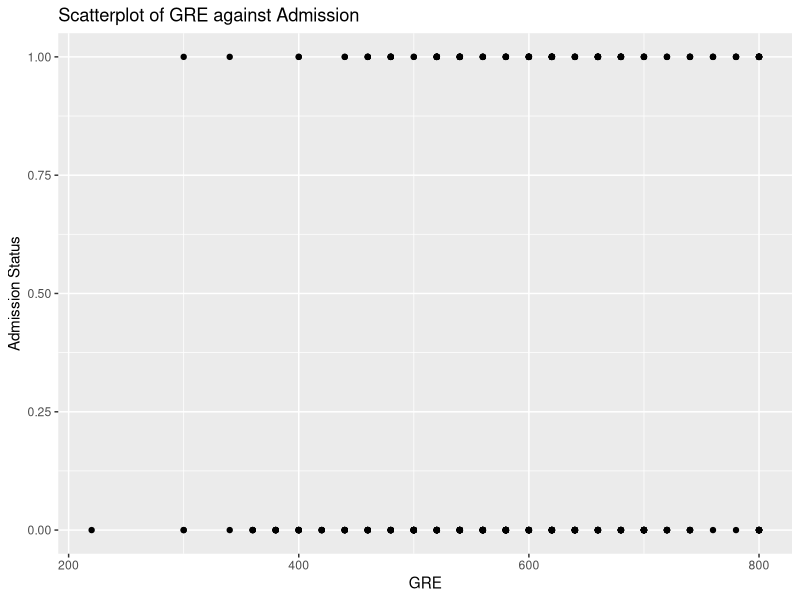
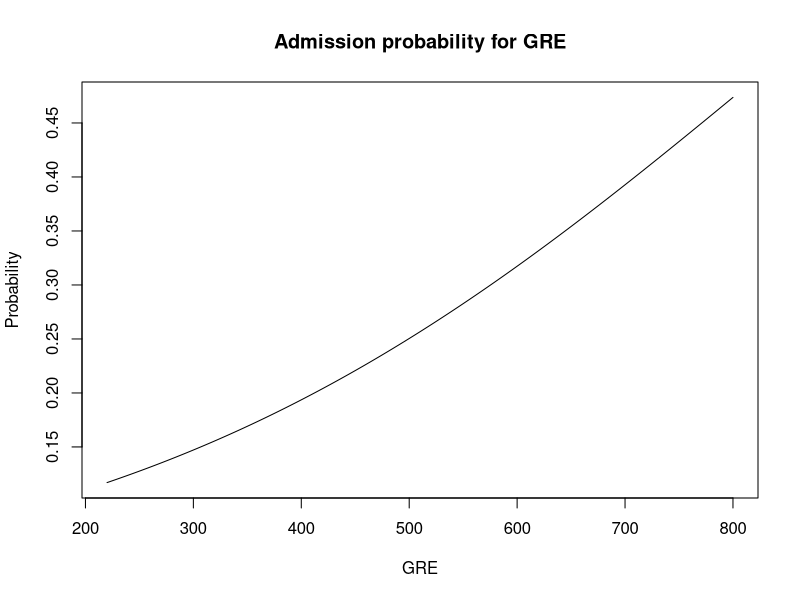
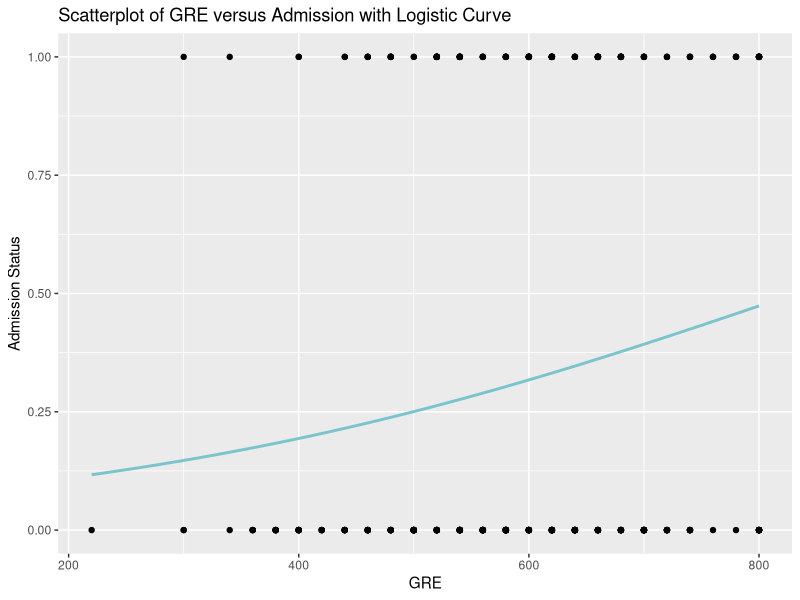
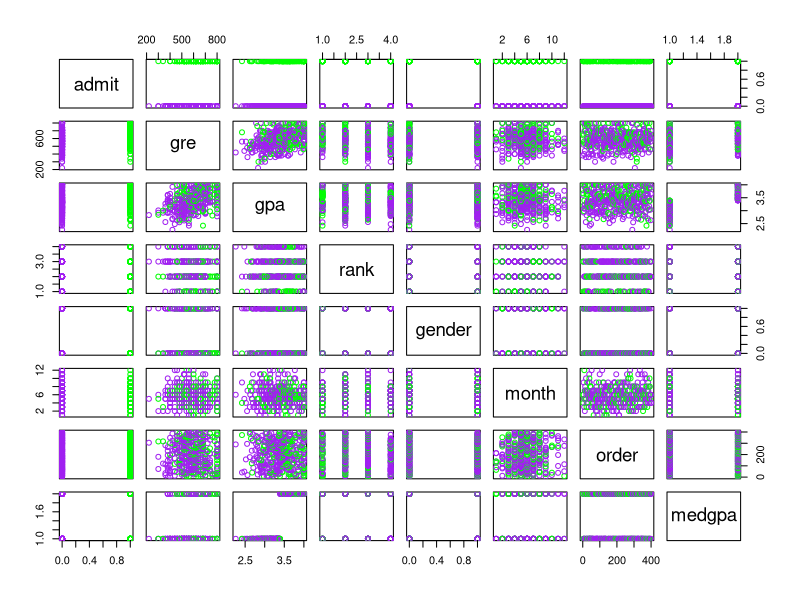

Generate these figures, in order, with R:
## ---- chunk 1
knitr::opts_chunk$set(echo = TRUE)
library(readxl)
library(lmtest)
library(ggplot2)
## ---- chunk 2
#install.packages("ggplot2")
#install.packages("readxl")
#install.packages("lmtest")
library(readxl)
library(lmtest)
library(ggplot2)
## ---- chunk 3
data <- read_excel("./assignment_data/A3_LR.xlsx")
## ---- chunk 4
ggplot(data, aes(x = gre, y = admit)) +
  geom_point() +
  labs(title = "Scatterplot of GRE against Admission",
       x = "GRE",
       y = "Admission Status")
#Sample size
n<-nrow(data)
logistic_model <- lm(admit ~ gre, data = data)
## ---- chunk 5
cat("We think that there is no visible relationship between the variables. An alternative way would be 
to do an histogram, or other plots and using linear models between both variables")
cat("Sample size is", n)

## ---- chunk 6
logistic_model <- glm(admit ~ gre, data = data, family = binomial(link= "logit"))
co<-coef(logistic_model)
## ---- chunk 7
cat("The summary of the logistic regression is")
print(summary(logistic_model))

cat("The estimated logit")
cat(exp(co[2]),"gle")
## ---- chunk 8

ratio<-exp(coef(logistic_model))
#possibles values for gre
gre_val<- data.frame(gre=seq(max(data$gre), min(data$gre)))
gre_val$prob<-predict(logistic_model, newdata = gre_val, type = "response")
plot(gre_val, type="l", main="Admission probability for GRE", xlab="GRE", ylab="Probability")
## ---- chunk 9
#cat("Gre affects the response variable in that for each", ratio[2], "the probability of acceptance increases by",(coef(logistic_model)[2]))
cat("We can deduct that higher GRE scores lead to a higher likelihood of admission")

## ---- chunk 10
coef_gre <- coef(logistic_model)["gre"]
se_gre <- summary(logistic_model)$coefficients["gre", "Std. Error"]
wald_stat <- coef_gre / se_gre
p_val <- 2 * (1 - pnorm(abs(wald_stat)))
## ---- chunk 11
cat("Since the p-value is", p_val, "gre is a significant predictor in both alpha 0.05 and 0.1")
## ---- chunk 12
# Scatterplot with logistic curve
ggplot(data, aes(x = gre, y = admit)) +
  geom_point() +
  geom_smooth(method = "glm", method.args = list(family = "binomial"), se = FALSE, color 
  = "cadetblue3") +
  labs(title = "Scatterplot of GRE versus Admission with Logistic Curve",
       x = "GRE",
       y = "Admission Status")

## ---- chunk 13
conf_lvl<-0.05
a<-0.05
z <- qnorm(1 - a / 2)
#the estimated logit that we are going to use is coef_gre
lim_det<-z*se_gre
lower_bound <- exp(coef_gre - lim_det)
upper_bound <- exp(coef_gre + lim_det)
## ---- chunk 14
cat("Confidence interval of 95% for gre using the exponentiated limits of the previously estimated logit
","[", lower_bound, ",", upper_bound, "]")
## ---- chunk 15
missing_admission_data <- data[is.na(data$admit), ]

# Predict logit for the 10 individuals
logit_predictions <- predict(logistic_model, newdata = missing_admission_data, type = "link")

# probability of admission for the 10 individuals
probability_predictions <- predict(logistic_model, newdata = missing_admission_data, type = "response")
result <- data.frame(GRE = missing_admission_data$gre, Logit = logit_predictions, Probability =
probability_predictions)
threshold <- 0.5

# Classification of individuals based on the threshold
classification <- ifelse(probability_predictions >= threshold, 1, 0)
result$Classification <- classification
print(result)
## ---- chunk 16
cat("As we can see in the result, the classification is that none of the ten individuals would be 
admitted")
## ---- chunk 17
log_likelihood_model <- logLik(logistic_model)
log_likelihood_null <- logLik(glm(admit ~ 1, data = data, family = binomial(link= "logit")))

# McFadden's pseudo R^2
mcfadden_r2 <- 1 - (log_likelihood_model / log_likelihood_null)
cat("McFadden's Pseudo R^2:", mcfadden_r2, "\n")
## ---- chunk 18
cat("McFadden's Pseudo R^2:", mcfadden_r2)
cat("McFadden's pseudo R^2 ranges from 0 to 1. A value close to 1 represents a good fit of the model 
while a value close to 0 indicates that the model does not improve much upon a null model")
## ---- chunk 19
m<-median(data$gpa)
data$medgpa<-"-"
c=1
for(i in data$gpa){
  if(i>m){data$medgpa[c]=1}
  else {data$medgpa[c]=0}
  c=c+1
};c=1
## ---- chunk 20
cat("There are",sum(data$medgpa==1),"individuals with a gpa avobe the median\n")
cat("There are",sum(data$medgpa==0),"individuals with a gpa below the median\n")
cat("There are",abs(sum(data$medgpa==1)-sum(data$medgpa==0)),"individuals with a gpa equal to the median")
## ---- chunk 21
logistic_model_mgpa<- glm(admit ~ medgpa, data = data, family = binomial)
co_mgpa<-coef(logistic_model_mgpa)
## ---- chunk 22
#logit can be abs(co_mgpa[1]+co_mgpa[2])
cat("The estimated logit of admit on medgpa is\n")
print(co_mgpa)
## ---- chunk 23
logistic_model_gpa<- glm(admit ~ gpa, data = data, family = binomial)
co_gpa<-coef(logistic_model_gpa)
## ---- chunk 24
cat("The estimated logit of admit on gpa is", co_gpa[2])
## ---- chunk 25
logistic_model_all<-glm(admit ~ gre+gpa+rank+gender+month+order, data=data, family="binomial")
null_logistic_model_all<-glm(admit ~ 1, data = data, family = "binomial")

all_anova_test<-anova(null_logistic_model_all,logistic_model_all, test="Chisq")
all_test_statistics<-all_anova_test$Deviance[2]

all_pvalues<-all_anova_test$`Pr(>Chi)`[2]
## ---- chunk 26
cat("ANOVA results\n")
print(all_anova_test)
cat("\nThe test statistic result is", all_test_statistics)
cat("We used Chisquare distribution as a refernce statistic")
cat("The p-value of this model is", all_pvalues)
cat("Which makes this distribution significant, as 0.05>", all_pvalues)
## ---- chunk 27
res <- summary(logistic_model_all)$coef[,"Pr(>|z|)"]
significance <- summary(logistic_model_all)$coef[,"Pr(>|z|)"] <= 0.05
## ---- chunk 28
cat("The only significant variables are rank and gpa, as they are the only ones with pvalue below 
the critical value of the model\n")
print(significance)
## ---- chunk 29
reduced_model <- glm(admit ~ gpa + rank, data = data, family = binomial)

lr_test <- lrtest(logistic_model_all, reduced_model)

print(lr_test)
## ---- chunk 30
reduced_pval<-lr_test$`Pr(>Chisq)`[2]
cat("As the p-value,", reduced_pval,", is lower than 0.05 we fail to reject the null hypothesis of joint
nullity for the coefficients of the eliminated variables (month, gender, and gre)")
## ---- chunk 31
plot(data, col=ifelse(data$admit==1, "green", "purple"))
## ---- chunk 32
cat("There is a good separation between the 2 groups in most plots of the matrix")
## ---- chunk 33
final_model_variables <- c("gpa", "rank")

data_for_prediction <- data[c("admit", final_model_variables)]
data_for_prediction$predicted_admit <- predict(reduced_model, newdata = data_for_prediction, type =
"response")

data_for_prediction$predicted_admit_binary <- ifelse(data_for_prediction$predicted_admit > 0.5, 1, 0)

cross_table <- table(data_for_prediction$predicted_admit_binary, data_for_prediction$admit)
print(cross_table)
## ---- chunk 34
cat("255 is the the number of individuals that won't be admitted and we have predicted that they 
won't (correct prediction)
94 is the number of individuals that will be admitted that we haven't accounted for in our 
prediction (incorrect prediction)
12 is the number of individuals that we won't be admitted but we have wrongly predicted that will be 
admitted (incorrect prediction)
29 is the number of indiciduals that will be admitted and will be accounted by our prediction
(correct prediction)")
## ---- chunk 35
accuracy <- (255 + 29) / sum(c(255, 94, 12, 29))
print(paste("Classification Rate (Accuracy):", accuracy))
## ---- chunk 36
full_model_variables <- c("gre", "gpa", "rank", "gender", "month")
data_full_model <- data[c("admit", full_model_variables)]
data_full_model$predicted_admit <- predict(logistic_model, newdata = data_full_model, type = 
"response")
data_full_model$predicted_admit_binary <- ifelse(data_full_model$predicted_admit > 0.5, 1, 0)

cross_table_full_model <- table(data_full_model$predicted_admit_binary, data_full_model$admit)

accuracy_full_model <- sum(diag(cross_table_full_model)) / sum(cross_table_full_model)

## ---- chunk 37
print(paste("Classification Rate (Accuracy) for Full Model:", accuracy_full_model))
cat("This does not work better, as the accuracy for the reduced model is bigger than the one for the 
full model", accuracy,">", accuracy_full_model)
